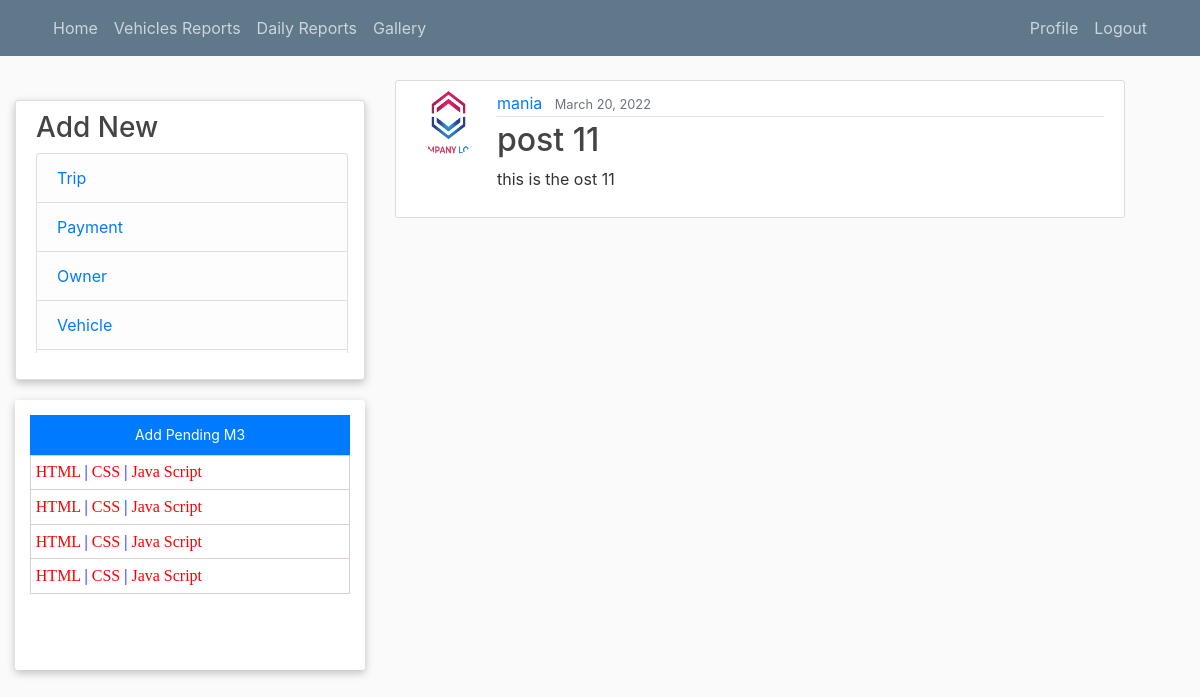
The app's page /post/13/ (signed in) with its own data.
### blog/models.py (models this page shows, shortened)
class Post(models.Model):
    title = models.CharField(max_length=100)
    content = models.TextField()
    date_posted = models.DateTimeField(default=timezone.now)
    author = models.ForeignKey(User, on_delete=models.CASCADE)

class Profile(models.Model):
    user = models.OneToOneField(User, on_delete=models.CASCADE)
    image = models.ImageField(default='logo.png', upload_to='profile_pics')

### blog/views.py (the view)
# urls.py: path('post/<int:pk>/', PostDetailView.as_view(), name='post-detail'),
class PostDetailView(LoginRequiredMixin, DetailView):
    model = Post

### blog/templates/blog/post_detail.html (shortened to what this page needs)
{% extends "blog/base.html" %}
{% block content %}
  <article class="media content-section">
    <img class="rounded-circle article-img" src="{{ object.author.profile.image.url }}">
    <div class="media-body">
      <div class="article-metadata">
        <a class="mr-2" href="{% url 'user-posts' object.author.username %}">{{ object.author }}</a>
        <small class="text-muted">{{ object.date_posted|date:"F d, Y" }}</small>
      </div>
      <h2 class="article-title">{{ object.title }}</h2>
      <p class="article-content">{{ object.content }}</p>
    </div>
  </article>
{% endblock content %}

### blog/static/blog/main.css (style rules this page uses)
body { background: #fafafa; color: #333333; margin-top: 5rem; }
h1, h2, h3, h4, h5, h6 { color: #444444; }
.content-section { background: #ffffff; padding: 10px 20px; border: 1px solid #dddddd; border-radius: 3px; margin-bottom: 20px; }
.article-title { color: #444444; }
.article-content { white-space: pre-line; }
.article-img { height: 65px; width: 65px; margin-right: 16px; }
.article-metadata { padding-bottom: 1px; margin-bottom: 4px; border-bottom: 1px solid #e3e3e3 }

### records on screen
Post: author.profile.image (picture), author "mania", date_posted "March 20, 2022", title "post 11", content "this is the ost 11"
